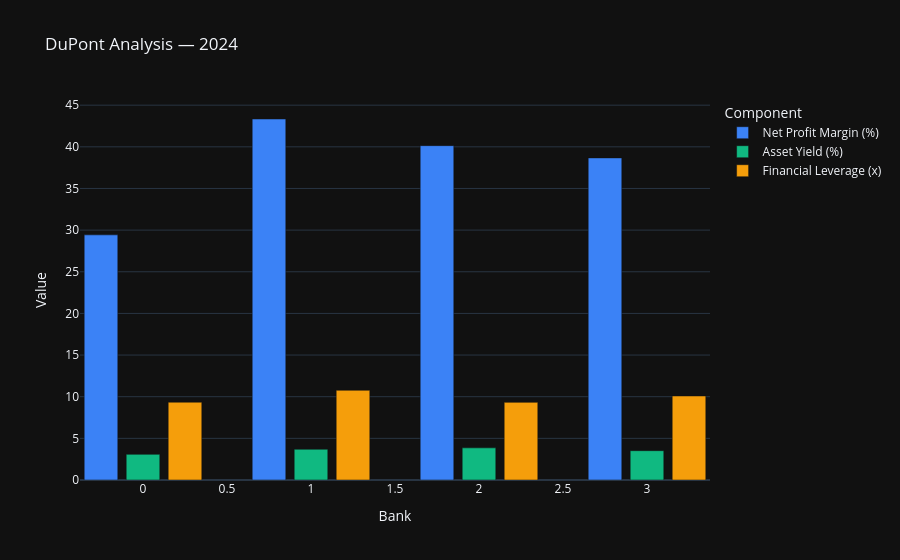

The notebook cell saved with this chart:
### Code cell
# Visualize DuPont components
fig = go.Figure()

banks = dupont_2024['bank'].values
x = np.arange(len(banks))
width = 0.25

fig.add_trace(go.Bar(x=x - width, y=dupont_2024['net_profit_margin'], name='Net Profit Margin (%)', marker_color='#3b82f6'))
fig.add_trace(go.Bar(x=x, y=dupont_2024['asset_yield'], name='Asset Yield (%)', marker_color='#10b981'))
fig.add_trace(go.Bar(x=x + width, y=dupont_2024['financial_leverage'], name='Financial Leverage (x)', marker_color='#f59e0b'))

fig.update_layout(
    title='DuPont Analysis — 2024',
    barmode='group',
    xaxis_title='Bank',
    yaxis_title='Value',
    legend_title='Component',
    template='plotly_dark'
)

fig.show()

### Figure 1 — Plotly figure (JSON) as saved in the notebook; plotly's stock layout.template omitted (floating-point values rounded to 4 significant figures)
{"data": [{"marker": {"color": "#3b82f6"}, "name": "Net Profit Margin (%)", "type": "bar", "x": [-0.25, 0.75, 1.75, 2.75], "y": [29.43, 43.34, 40.14, 38.67]}, {"marker": {"color": "#10b981"}, "name": "Asset Yield (%)", "type": "bar", "x": [0, 1, 2, 3], "y": [3.08, 3.69, 3.86, 3.52]}, {"marker": {"color": "#f59e0b"}, "name": "Financial Leverage (x)", "type": "bar", "x": [0.25, 1.25, 2.25, 3.25], "y": [9.34, 10.77, 9.32, 10.09]}], "layout": {"barmode": "group", "legend": {"title": {"text": "Component"}}, "title": {"text": "DuPont Analysis — 2024"}, "xaxis": {"title": {"text": "Bank"}}, "yaxis": {"title": {"text": "Value"}}}}
